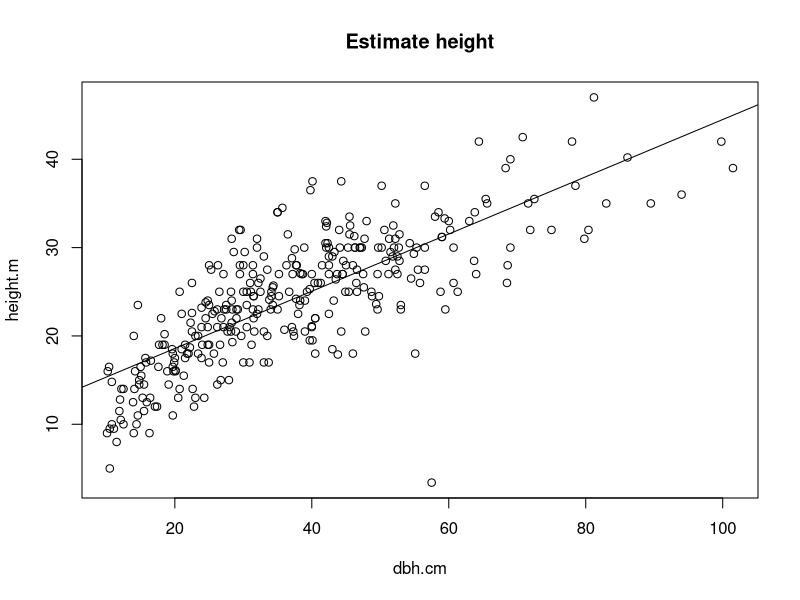

Here is the R script that generated this plot:
"
Problem2. The linear regression can be used to find the estimated height of a set of diameters 
70, 80, 90, 100 meters. Please draw a diagram using the diameter (cm) as the x-axis, 
the height (m) as the y-axis. You need to add the regression line 
and the estimated values as black dots. You graph should look like the following. 
Please use the right units and annotations.
"

ufc <- read.csv("ufc.csv")
#ufc
plot(ufc$dbh.cm, ufc$height.m,
     main=  "Estimate height", 
     xlab = "dbh.cm", 
     ylab = "height.m"
     )
model = lm(ufc$height.m ~ ufc$dbh.cm)
#model
abline(model)
